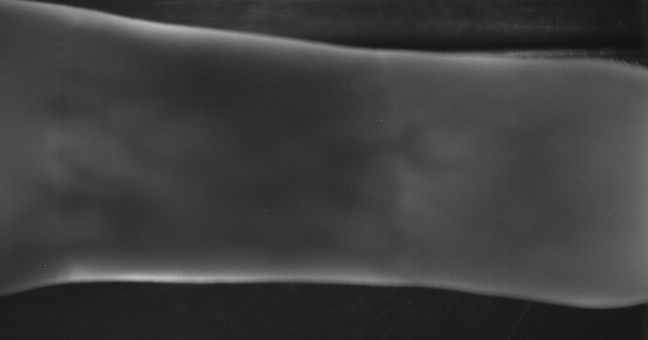
#> input picture test_imgs/1.png, 648 x 340 px, found by its file name
$ python TestMiura.py   (older library calls are emulated)
#> lines starting #> are read from the running program, lines starting #| are printed output that depends on the picture; after the words box and inside, x2 and y2 are one past the last pixel; in counts of white or black regions, pixels touching at a corner belong together
#> further down, img1 is the input picture: shape (340, 648); min 16, max 194, mean 62
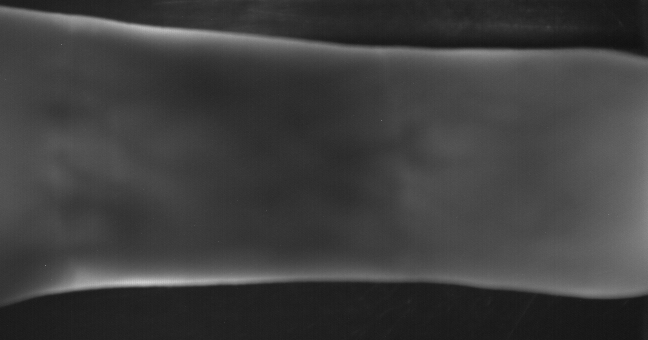
#> input picture test_imgs/2.png, 648 x 340 px, found by its file name
#> further down, img2 is the input picture: shape (340, 648); min 17, max 206, mean 62.9
### MATLAB/lee_region.py
import cv2
import math
import numpy as np
from PIL import Image

# Localise the finger region using Lee's method

# Parameters:
#  img    - Input vascular image
#  mask_h - Height of the mask
#  mask_w - Width of the mask

# Returns:
#  region - Binary mask indicating the finger region
#  edges  - Matrix containing two rows, first row corresponds to the
#           y-positions of the upper finger edge and the second row
#           corresponds to the y-positions of the lower finger edge.

# Reference:
# Finger vein recognition using minutia-based alignment and local binary
#   pattern-based feature extraction
# E.C. Lee, H.C. Lee and K.R. Park
# International Journal of Imaging Systems and Technology
#   Volume 19, Issue 3, September 2009, Pages 175-178
# doi: 10.1002/ima.20193

# Author:  Bram Ton <b.t.ton@alumnus.utwente.nl>
# Date:    20th March 2012
# License: Simplified BSD License

def lee_region(img, mask_h, mask_w):

#> called with mask_h = 4, mask_w = 40
    [img_h, img_w] = img.shape

    # im = Image.fromarray(img)
    # im.show()

    # Determine lower half starting point
    if img_h % 2 == 0:
        half_img_h = img_h/2
    else:
        half_img_h = math.ceil(img_h/2)

    # Construct mask for filtering
    mask = np.zeros((mask_h,mask_w));
    mask[:int(mask_h/2)] = -1;
    mask[int(mask_h/2):] = 1;

    # Filter image using mask
    img_filt = cv2.filter2D(img, cv2.CV_32F, mask) #NOTE: this filter returns just slightly different results than the MATLAB function
    # im = Image.fromarray(img_filt)
    # im.show(title="img_filt")

    # Upper part of filtred image
    img_filt_up = img_filt[:int(half_img_h-1), :];
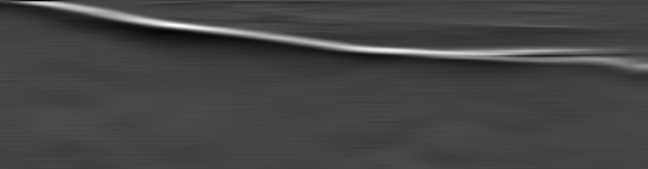
#> img_filt_up: shape (169, 648) float32; min -1376, max 3815, mean 19.5; drawn with min black and max white
    y_up = np.argmin(img_filt_up, axis=0)
#> y_up = 648 values, max 77 at index 633, min 0 at index 20, mean 44.74

    # Lower part of filtred image
    img_filt_lo = img_filt[int(half_img_h-1):, :];
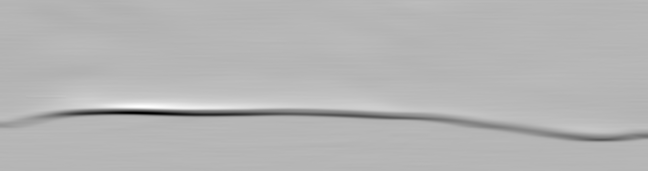
#> img_filt_lo: shape (171, 648) float32; min -5615, max 2246, mean -33.9; drawn with min black and max white
    y_lo = np.argmax(img_filt_lo, axis=0)
#> y_lo = 648 values, max 129 at index 593, min 106 at index 80, mean 111.9

    # Fill region between upper and lower edges
    region = np.zeros(img.shape)
    img_filt_lo_h = img_filt_lo.shape[0]
    for i in range(img_w - 1):
        region[y_up[i] : y_lo[i]+img_filt_lo_h, i] = 255
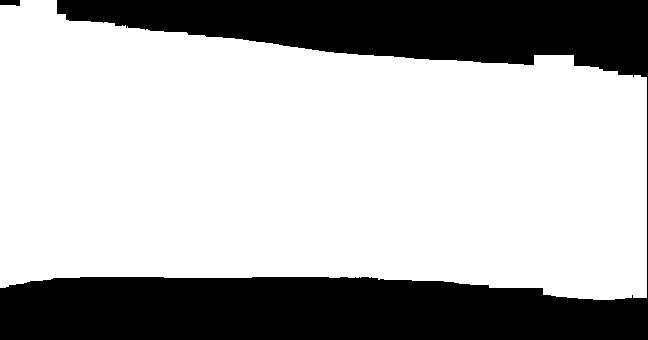
#> region: shape (340, 648) float64; 69.9% white; 2 black regions, box (x1, y1, x2, y2) and area: (0, 0, 648, 340) 66110, (0, 0, 20, 6) 104
    # im = Image.fromarray(region)
    # im.show(title="mask")

    # Save y-position of finger edges
    edges = np.zeros((2,img_w))
    edges[0,:] = y_up
    edges[1,:] = np.round(y_lo + img_filt_lo_h)

    return region, edges

# testing
# img = cv2.imread("test_imgs/1.png", cv2.IMREAD_GRAYSCALE) #NOTE: reading in grayscale is important!
# lee_region(img, 4, 40)

### Miura/MaximumCurvature.py
# -*- coding: utf-8 -*-
"""
Created on Mon Jun 29 14:02:54 2020

@author: AricanT
"""

import math
import numpy, cv2
import scipy.ndimage
import matplotlib.pyplot as plt


class MaximumCurvature():
    """
    MiuraMax feature extractor.

    Based on N. Miura, A. Nagasaka, and T. Miyatake, Extraction of Finger-Vein
    Pattern Using Maximum Curvature Points in Image Profiles. Proceedings on IAPR
    conference on machine vision applications, 9 (2005), pp. 347--350.


    Parameters:

      sigma (:py:class:`int`, optional): standard deviation for the gaussian
        smoothing kernel used to denoise the input image. The width of the
        gaussian kernel will be set automatically to 4x this value (in pixels).

    """

    def __init__(self, sigma=5):
        self.sigma = sigma

    def detect_valleys(self, image, mask):
        """Detects valleys on the image respecting the mask
        This step corresponds to Step 1-1 in the original paper. The objective is,
        for all 4 cross-sections (z) of the image (horizontal, vertical, 45 and -45
        diagonals), to compute the following proposed valley detector as defined in
        Equation 1, page 348:

        .. math::

        \kappa(z) = \\frac{d^2P_f(z)/dz^2}{(1 + (dP_f(z)/dz)^2)^\\frac{3}{2}}


        We start the algorithm by smoothing the image with a 2-dimensional gaussian
        filter. The equation that defines the kernel for the filter is:

        .. math::

        \mathcal{N}(x,y)=\\frac{1}{2\pi\sigma^2}e^\\frac{-(x^2+y^2)}{2\sigma^2}


        This is done to avoid noise from the raw data (from the sensor). The
        maximum curvature method then requires we compute the first and second
        derivative of the image for all cross-sections, as per the equation above.

        We instead take the following equivalent approach:

        1. construct a gaussian filter
        2. take the first (dh/dx) and second (d^2/dh^2) deritivatives of the filter
        3. calculate the first and second derivatives of the smoothed signal using
           the results from 3. This is done for all directions we're interested in:
           horizontal, vertical and 2 diagonals. First and second derivatives of a
           convolved signal

        .. note::

       Item 3 above is only possible thanks to the steerable filter property of
       the gaussian kernel. See "The Design and Use of Steerable Filters" from
       Freeman and Adelson, IEEE Transactions on Pattern Analysis and Machine
       Intelligence, Vol. 13, No. 9, September 1991.


        Parameters:

          image (numpy.ndarray): an array of 64-bit floats containing the input
            image
          mask (numpy.ndarray): an array, of the same size as ``image``, containing
            a mask (booleans) indicating where the finger is on ``image``.


        Returns:

          numpy.ndarray: a 3-dimensional array of 64-bits containing $\kappa$ for
          all considered directions. $\kappa$ has the same shape as ``image``,
          except for the 3rd. dimension, which provides planes for the
          cross-section valley detections for each of the contemplated directions,
          in this order: horizontal, vertical, +45 degrees, -45 degrees.

        """

        # 1. constructs the 2D gaussian filter "h" given the window size,
        # extrapolated from the "sigma" parameter (4x)
        # N.B.: This is a text-book gaussian filter definition
        winsize = numpy.ceil(4 * self.sigma)  # enough space for the filter
        window = numpy.arange(-winsize, winsize + 1)
        X, Y = numpy.meshgrid(window, window)
        G = 1.0 / (2 * math.pi * self.sigma ** 2)
        G *= numpy.exp(-(X ** 2 + Y ** 2) / (2 * self.sigma ** 2))

        # 2. calculates first and second derivatives of "G" with respect to "X"
        # (0), "Y" (90 degrees) and 45 degrees (?)
        G1_0 = (-X / (self.sigma ** 2)) * G
        G2_0 = ((X ** 2 - self.sigma ** 2) / (self.sigma ** 4)) * G
        G1_90 = G1_0.T
        G2_90 = G2_0.T
        hxy = ((X * Y) / (self.sigma ** 4)) * G

        # 3. calculates derivatives w.r.t. to all directions of interest
        #    stores results in the variable "k". The entries (last dimension) in k
        #    correspond to curvature detectors in the following directions:
        #
        #    [0] horizontal
        #    [1] vertical
        #    [2] diagonal \ (45 degrees rotation)
        #    [3] diagonal / (-45 degrees rotation)
        image_g1_0 = scipy.ndimage.convolve(image, G1_0, mode='nearest')
        image_g2_0 = scipy.ndimage.convolve(image, G2_0, mode='nearest')
        image_g1_90 = scipy.ndimage.convolve(image, G1_90, mode='nearest')
        image_g2_90 = scipy.ndimage.convolve(image, G2_90, mode='nearest')
        fxy = scipy.ndimage.convolve(image, hxy, mode='nearest')

        # support calculation for diagonals, given the gaussian kernel is
        # steerable. To calculate the derivatives for the "\" diagonal, we first
        # **would** have to rotate the image 45 degrees counter-clockwise (so the
        # diagonal lies on the horizontal axis). Using the steerable property, we
        # can evaluate the first derivative like this:
        #
        # image_g1_45 = cos(45)*image_g1_0 + sin(45)*image_g1_90
        #             = sqrt(2)/2*fx + sqrt(2)/2*fx
        #
        # to calculate the first derivative for the "/" diagonal, we first
        # **would** have to rotate the image -45 degrees "counter"-clockwise.
        # Therefore, we can calculate it like this:
        #
        # image_g1_m45 = cos(-45)*image_g1_0 + sin(-45)*image_g1_90
        #              = sqrt(2)/2*image_g1_0 - sqrt(2)/2*image_g1_90
        #

        image_g1_45 = 0.5 * numpy.sqrt(2) * (image_g1_0 + image_g1_90)
        image_g1_m45 = 0.5 * numpy.sqrt(2) * (image_g1_0 - image_g1_90)

        # NOTE: You can't really get image_g2_45 and image_g2_m45 from the theory
        # of steerable filters. In contact with B.Ton, he suggested the following
        # material, where that is explained: Chapter 5.2.3 of van der Heijden, F.
        # (1994) Image based measurement systems: object recognition and parameter
        # estimation. John Wiley & Sons Ltd, Chichester. ISBN 978-0-471-95062-2

        # This also shows the same result:
        # http://www.mif.vu.lt/atpazinimas/dip/FIP/fip-Derivati.html (look for
        # SDGD)

        # He also suggested to look at slide 75 of the following presentation
        # indicating it is self-explanatory: http://slideplayer.com/slide/5084635/

        image_g2_45 = 0.5 * image_g2_0 + fxy + 0.5 * image_g2_90
        image_g2_m45 = 0.5 * image_g2_0 - fxy + 0.5 * image_g2_90

        # ######################################################################
        # [Step 1-1] Calculation of curvature profiles
        # ######################################################################

        # Peak detection (k or kappa) calculation as per equation (1) page 348 on
        # Miura's paper
        finger_mask = mask.astype('float64')

        return numpy.dstack([
            (image_g2_0 / ((1 + image_g1_0 ** 2) ** (1.5))) * finger_mask,
            (image_g2_90 / ((1 + image_g1_90 ** 2) ** (1.5))) * finger_mask,
            (image_g2_45 / ((1 + image_g1_45 ** 2) ** (1.5))) * finger_mask,
            (image_g2_m45 / ((1 + image_g1_m45 ** 2) ** (1.5))) * finger_mask,
        ])

    def eval_vein_probabilities(self, k):
        '''Evaluates joint vein centre probabilities from cross-sections

        This function will take $\kappa$ and will calculate the vein centre
        probabilities taking into consideration valley widths and depths. It
        aggregates the following steps from the paper:

        * [Step 1-2] Detection of the centres of veins
        * [Step 1-3] Assignment of scores to the centre positions
        * [Step 1-4] Calculation of all the profiles

        Once the arrays of curvatures (concavities) are calculated, here is how
        detection works: The code scans the image in a precise direction (vertical,
        horizontal, diagonal, etc). It tries to find a concavity on that direction
        and measure its width (see Wr on Figure 3 on the original paper). It then
        identifies the centers of the concavity and assign a value to it, which
        depends on its width (Wr) and maximum depth (where the peak of darkness
        occurs) in such a concavity. This value is accumulated on a variable (Vt),
        which is re-used for all directions. Vt represents the vein probabilites
        from the paper.


        Parameters:

          k (numpy.ndarray): a 3-dimensional array of 64-bits containing $\kappa$
            for all considered directions. $\kappa$ has the same shape as
            ``image``, except for the 3rd. dimension, which provides planes for the
            cross-section valley detections for each of the contemplated
            directions, in this order: horizontal, vertical, +45 degrees, -45
            degrees.


        Returns:

          numpy.ndarray: The un-accumulated vein centre probabilities ``V``. This
          is a 3D array with 64-bit floats with the same dimensions of the input
          array ``k``. You must accumulate (sum) over the last dimension to
          retrieve the variable ``V`` from the paper.

        '''

        V = numpy.zeros(k.shape[:2], dtype='float64')

        def _prob_1d(a):
            '''Finds "vein probabilities" in a 1-D signal

            This function efficiently counts the width and height of concavities in
            the cross-section (1-D) curvature signal ``s``.

            It works like this:

            1. We create a 1-shift difference between the thresholded signal and
               itself
            2. We compensate for starting and ending regions
            3. For each sequence of start/ends, we compute the maximum in the
               original signal

            Example (mixed with pseudo-code):

               a = 0 1 2 3 2 1 0 -1 0 0 1 2 5 2 2 2 1
               b = a > 0 (as type int)
               b = 0 1 1 1 1 1 0  0 0 0 1 1 1 1 1 1 1

               0 1 1 1 1 1  0 0 0 0 1 1 1 1 1 1 1
                 0 1 1 1 1  1 0 0 0 0 1 1 1 1 1 1 1 (-)
             -------------------------------------------
               X 1 0 0 0 0 -1 0 0 0 1 0 0 0 0 0 0 X (length is smaller than orig.)

               starts = numpy.where(diff > 0)
               ends   = numpy.where(diff < 0)

               -> now the number of starts and ends should match, otherwise, we must
               compensate

                  -> case 1: b starts with 1: add one start in begin of "starts"
                  -> case 2: b ends with 1: add one end in the end of "ends"

               -> iterate over the sequence of starts/ends and find maximums


            Parameters:

              a (numpy.ndarray): 1D signal with curvature to explore


            Returns:

              numpy.ndarray: 1D container with the vein centre probabilities

            '''

            b = (a > 0).astype(int)
            diff = b[1:] - b[:-1]
            starts = numpy.argwhere(diff > 0)
            starts += 1  # compensates for shifted different
            ends = numpy.argwhere(diff < 0)
            ends += 1  # compensates for shifted different
            if b[0]: starts = numpy.insert(starts, 0, 0)
            if b[-1]: ends = numpy.append(ends, len(a))

            z = numpy.zeros_like(a)

            if starts.size == 0 and ends.size == 0: return z

            for start, end in zip(starts, ends):
                maximum = numpy.argmax(a[int(start):int(end)])
                z[start + maximum] = a[start + maximum] * (end - start)

            return z

        # Horizontal direction
        for index in range(k.shape[0]):
            V[index, :] += _prob_1d(k[index, :, 0])
#> this loop made 340 passes
#> (starts in _prob_1d, ends in _prob_1d) on passes 1 to 3: ([34], [57]), ([34], [57]), ([35, 50], [46, 57])

        # Vertical direction
        for index in range(k.shape[1]):
            V[:, index] += _prob_1d(k[:, index, 1])
#> this loop made 648 passes
#> (starts in _prob_1d, ends in _prob_1d) on passes 1 to 3: ([6, 83, 103, 127, 154, 169, 194, 228], [64, 93, 114, 131, 164, 178, 196, 282]), ([6, 83, 103, 127, 154, 169, 229], [64, 93, 114, 131, 164, 178, 282]), ([6, 83, 103, 127, 154, 170, 229], [64, 93, 114, 131, 163, 178, 282])
#> V: shape (340, 648) float64; min 0, max 1375.5, mean 5.8

        # Direction: 45 degrees (\)
        curv = k[:, :, 2]
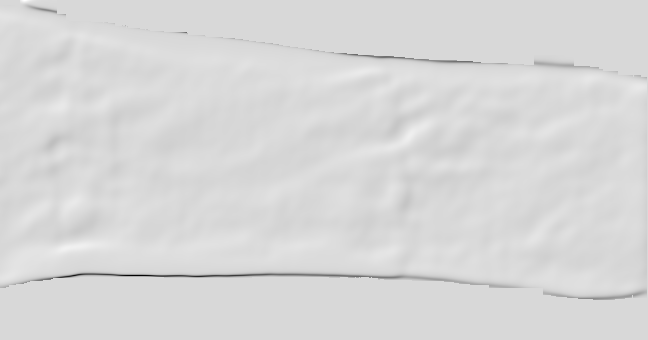
#> curv: shape (340, 648) float64; min -227.3, max 40.07, mean -0.4; drawn with min black and max white
        i, j = numpy.indices(curv.shape)
        for index in range(-curv.shape[0] + 1, curv.shape[1]):
            V[i == (j - index)] += _prob_1d(curv.diagonal(index))
#> this loop made 987 passes
#> b in _prob_1d on passes 1, 3, 4: [0], [0, 0, 0], [0, 0, 0, 0]
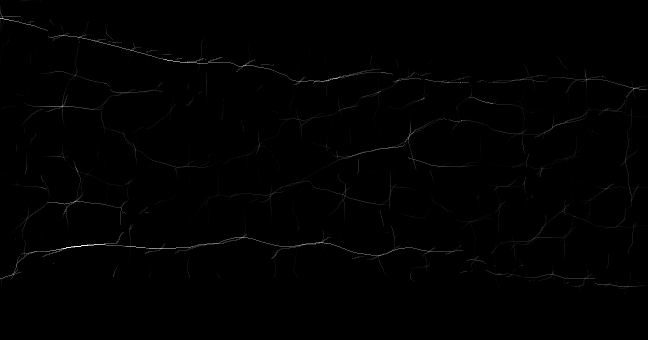
#> V: shape (340, 648) float64; min 0, max 1854, mean 8.6; drawn with min black and max white

        # Direction: -45 degrees (/)
        # NOTE: due to the way the access to the diagonals are implemented, in this
        # loop, we operate bottom-up. To match this behaviour, we also address V
        # through Vud.
        curv = numpy.flipud(k[:, :, 3])  # required so we get "/" diagonals correctly
        Vud = numpy.flipud(V)  # match above inversion
        for index in reversed(range(curv.shape[1] - 1, -curv.shape[0], -1)):
            Vud[i == (j - index)] += _prob_1d(curv.diagonal(index))
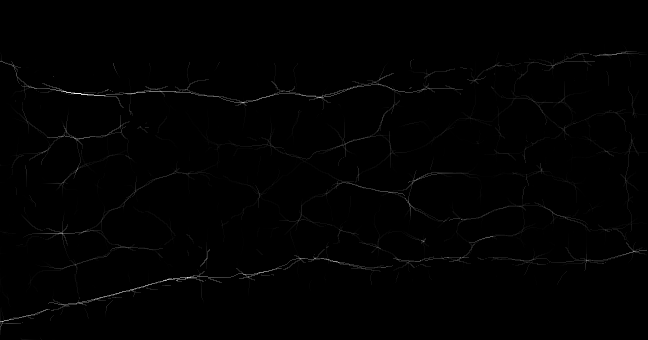
#> Vud: shape (340, 648) float64; min 0, max 2138.9, mean 11.8; drawn with min black and max white

        return V

    def connect_centres(self, V):
        """Connects vein centres by filtering vein probabilities ``V``

        This function does the equivalent of Step 2 / Equation 4 at Miura's paper.

        The operation is applied on a row from the ``V`` matrix, which may be
        acquired horizontally, vertically or on a diagonal direction. The pixel
        value is then reset in the center of a windowing operation (width = 5) with
        the following value:

          .. math::

             b[w] = min(max(a[w+1], a[w+2]) + max(a[w-1], a[w-2]))


        Parameters:

          V (numpy.ndarray): The accumulated vein centre probabilities ``V``. This
            is a 2D array with 64-bit floats and is defined by Equation (3) on the
            paper.


        Returns:

          numpy.ndarray: A 3-dimensional 64-bit array ``Cd`` containing the result
          of the filtering operation for each of the directions. ``Cd`` has the
          dimensions of $\kappa$ and $V_i$. Each of the planes correspond to the
          horizontal, vertical, +45 and -45 directions.

        """

        def _connect_1d(a):
            '''Connects centres in the given vector

            The strategy we use to vectorize this is to shift a twice to the left and
            twice to the right and apply a vectorized operation to compute the above.


            Parameters:

              a (numpy.ndarray): Input 1D array which will be window scanned


            Returns:

              numpy.ndarray: Output 1D array (must be writeable), in which we will
              set the corrected pixel values after the filtering above. Notice that,
              given the windowing operation, the returned array size would be 4 short
              of the input array.

            '''

            return numpy.amin([numpy.amax([a[3:-1], a[4:]], axis=0),
                               numpy.amax([a[1:-3], a[:-4]], axis=0)], axis=0)

        Cd = numpy.zeros(V.shape + (4,), dtype='float64')

        # Horizontal direction
        for index in range(V.shape[0]):
            Cd[index, 2:-2, 0] = _connect_1d(V[index, :])

        # Vertical direction
        for index in range(V.shape[1]):
            Cd[2:-2, index, 1] = _connect_1d(V[:, index])

        # Direction: 45 degrees (\)
        i, j = numpy.indices(V.shape)
        border = numpy.zeros((2,), dtype='float64')
        for index in range(-V.shape[0] + 5, V.shape[1] - 4):
            # NOTE: hstack **absolutately** necessary here as double indexing after
            # array indexing is **not** possible with numpy (it returns a copy)
            Cd[:, :, 2][i == (j - index)] = numpy.hstack([border,
                                                          _connect_1d(V.diagonal(index)), border])

        # Direction: -45 degrees (/)
        Vud = numpy.flipud(V)
        Cdud = numpy.flipud(Cd[:, :, 3])
        for index in reversed(range(V.shape[1] - 5, -V.shape[0] + 4, -1)):
            # NOTE: hstack **absolutately** necessary here as double indexing after
            # array indexing is **not** possible with numpy (it returns a copy)
            Cdud[:, :][i == (j - index)] = numpy.hstack([border,
                                                         _connect_1d(Vud.diagonal(index)), border])

        return Cd

    def binarise(self, G):
        """Binarise vein images using a threshold assuming distribution is diphasic

        This function implements Step 3 of the paper. It binarises the 2-D array
        ``G`` assuming its histogram is mostly diphasic and using a median value.


        Parameters:

          G (numpy.ndarray): A 2-dimensional 64-bit array ``G`` containing the
            result of the filtering operation. ``G`` has the dimensions of the
            original image.


        Returns:

          numpy.ndarray: A 2-dimensional 64-bit float array with the same
          dimensions of the input image, but containing its vein-binarised version.
          The output of this function corresponds to the output of the method.

        """

        median = numpy.median(G[G > 0])
        Gbool = G > median
        return Gbool.astype(numpy.float64)

    # [33 lines left out: functions _view_four, _view_single, not called in this run]

    def __call__(self, image, mask):

        finger_image = image.astype('float64')
        finger_mask = mask

        # import time
        # start = time.time()

        kappa = self.detect_valleys(finger_image, finger_mask)

        # self._view_four(kappa, "Valley Detectors - $\kappa$")

        # print('filtering took %.2f seconds' % (time.time() - start))
        # start = time.time()

        V = self.eval_vein_probabilities(kappa)
#> V: shape (340, 648) float64; 2.19% of pixels changed, all inside (x1, y1, x2, y2) = (0, 0, 647, 290)

        #self._view_single(V, "Accumulated Probabilities - V")

        # print('probabilities took %.2f seconds' % (time.time() - start))
        # start = time.time()

        Cd = self.connect_centres(V)
#> (the rest of the program and of its run is left out)
